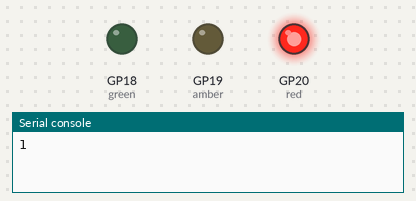
Simulated run of this program. Board: Raspberry Pi Pico running MicroPython. On the bench: output pins drawn as LEDs (lit = HIGH), the last lines printed to the serial console. At 15.0 s the program stops and its outputs stay as they are.

Above: at 0.2 s.
At 0.7 s:
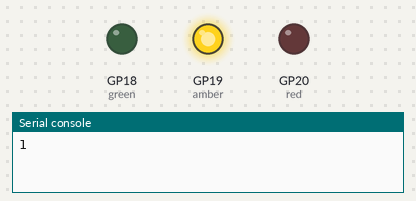
At 2.7 s:
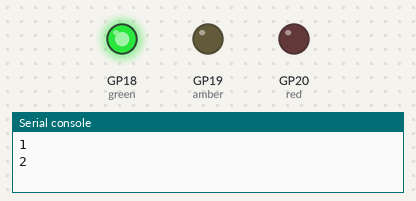
Timing chart, 0 to 3.5 s (numbered marks = the images above):
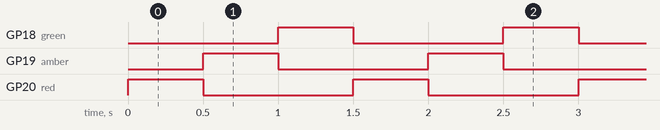

Measured:
- by itself, GP18 (green): alternates HIGH for 0.50 s and LOW for 1.0 s
- by itself, GP19 (amber), GP20 (red): alternates HIGH for 0.50 s and LOW for 1.0 s, 20 changes in all, then stays LOW

The program:

chase.py
```python
# Imports
from machine import Pin
import time

# Set up LED names and GPIO pin numbers
red = Pin(20, Pin.OUT)
amber = Pin(19, Pin.OUT)
green = Pin(18, Pin.OUT)

counter = 1  # Set counter to 1

while counter < 11:  # While count is less than 11
    print(counter)  # Print current counter

    # Red ON
    red.value(1)    # ON
    amber.value(0)  # OFF
    green.value(0)  # OFF

    time.sleep(0.5)  # Wait half second

    # Amber ON
    red.value(0)    # OFF
    amber.value(1)  # ON
    green.value(0)  # OFF

    time.sleep(0.5)  # Wait half second

    # Green ON
    red.value(0)    # OFF
    amber.value(0)  # OFF
    green.value(1)  # ON

    time.sleep(0.5)  # Wait half second

    counter += 1  # Add 1 to counter

green.value(0)  # Turn off green after loop ends
```
